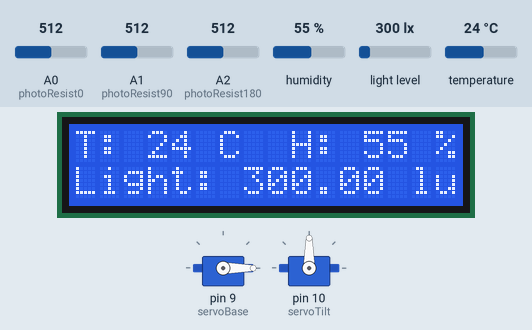
A sketch run on a simulated Arduino Uno, built with avr-gcc and run on an emulated ATmega328P. Parts: 2 × servo, 16×2 character LCD. The inputs (shaded band) are chosen by the test bench; at power-on: A1 (photoResist90) = 512, A2 (photoResist180) = 512, humidity 55 %, light level 300 lx, temperature 24 °C, A0 (photoResist0) = 512. What the sketch prints to the serial monitor is not drawn.

Above: at 4.7 s.
4.8 s: A1 (photoResist90) set to 527
At 6.0 s:
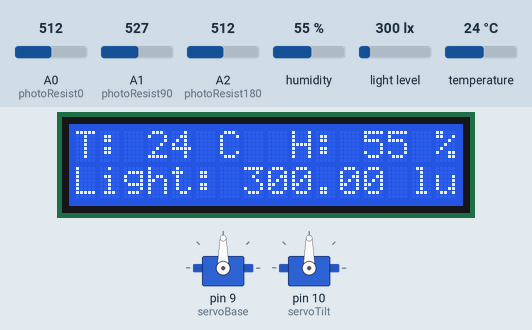
6.7 s: A2 (photoResist180) set to 538
At 8.6 s:
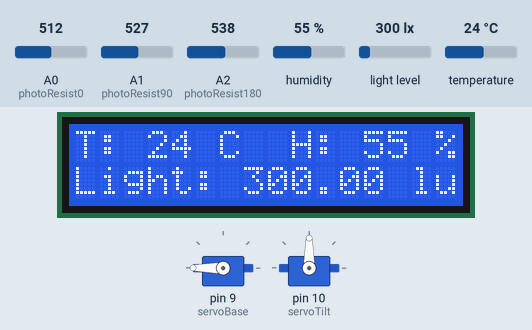
8.9 s: humidity set to 22 %
At 11.8 s:
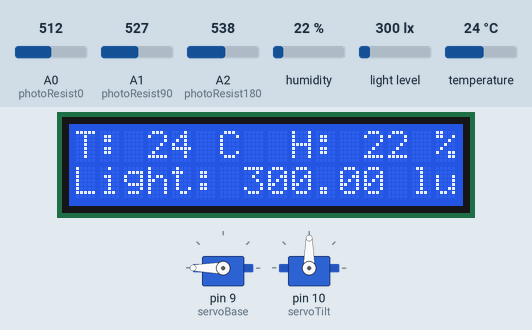
12.1 s: light level set to 40 lx
At 14.8 s:
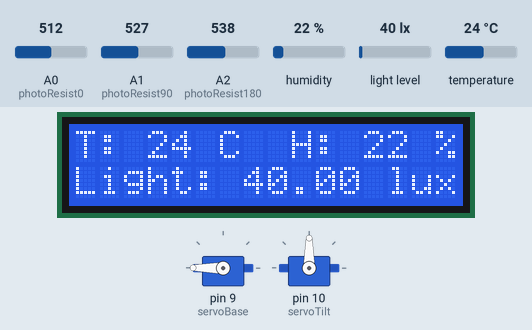
15.4 s: temperature set to 12 °C
At 16.4 s:
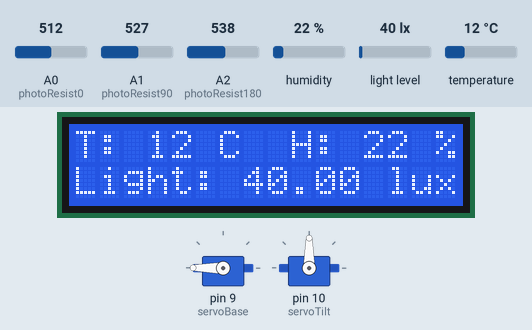
17.6 s: light level set to 500 lx
At 20.6 s:
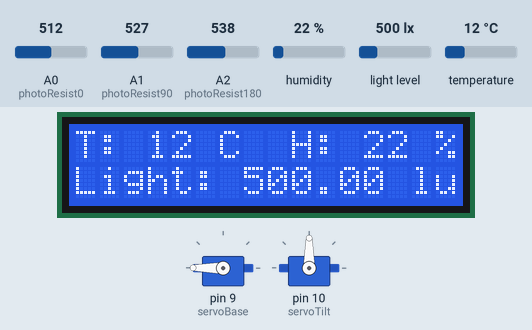
Timing chart, 0 to 21.8 s (numbered marks = the images above; inputs shaded):
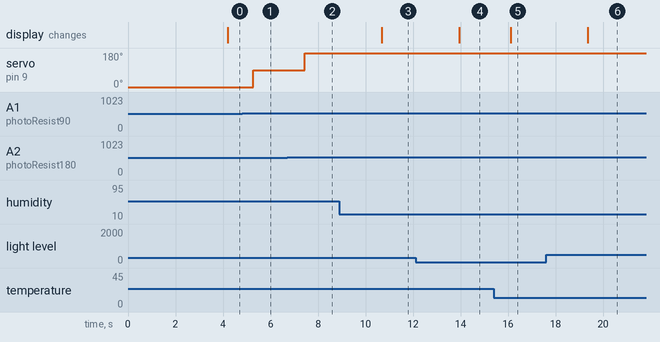

Measured:
- the behaviour switches between 512 and 513 on A1 (photoResist90) (found by bisection; images 0 and 1)
- the behaviour switches between 527 and 528 on A2 (photoResist180) (found by bisection; images 1 and 2)
- after the input at 4.8 s, servo on pin 9 (servoBase): 0° → 90° after 0.47 s
- after the input at 6.7 s, servo on pin 9 (servoBase): 90° → 180° after 0.74 s
- after the input at 8.9 s, the display: changes after 1.8 s (image 3)
- after the input at 12.1 s, the display: changes after 1.8 s (image 4)
- after the input at 15.4 s, the display: changes after 0.70 s (image 5)
- after the input at 17.6 s, the display: changes after 1.7 s (image 6)

The sketch:

SolarTracker.ino
```cpp
#include <Servo.h>
#include <BH1750.h>
#include <Wire.h>
#include <DHT11.h>
#include <LiquidCrystal_I2C.h>

// Create two Servo objects
Servo servoBase;   // Connected to D9 - rotates the platform
Servo servoTilt;   // Connected to D10 - tilts the panel
BH1750 lightMeter; //communicates over the I2C bus
DHT11 dht11(8); //Connected to D8, acquires Humidity and Temperature Values
LiquidCrystal_I2C lcd(0x27, 16, 2);


const int photoResist0 = A0;
const int photoResist90 = A1;
const int photoResist180 = A2;

// Timing variables
unsigned long previousMillis = 0;
const long interval = 1000;

void setup() {
  // Attach the servos to pins
  servoBase.attach(9);
  servoTilt.attach(10);

  // Optional: Initialize Serial for debugging
  Serial.begin(9600);
  Wire.begin();
  lightMeter.begin();
  Serial.println("Starting Servo Test...");
  servoBase.write(0);
  Serial.println("Starting Lightmeter Test...");

  lcd.begin(16,2);
  lcd.backlight();
  lcd.setCursor(0,0);
  lcd.print("Starting...");
  printFlashScreen();
}

void printFlashScreen(){
  lcd.clear();
  lcd.setCursor(0,0); //first column, first row
  lcd.print("By:Mrve,Xhoi,Vic");
  lcd.setCursor(0,1); //first column, second row
  lcd.print("Drba,Cdrt,Arj");
  delay(3000);
}

int returnTurnAngle(int l0, int l1, int l2){
  int maxLight = l0;
  int turnAngle = 0;
  if (l1>maxLight){
    maxLight = l1;
    turnAngle = 90;
  }
  if (l2>maxLight){
    maxLight = l2;
    turnAngle = 180;
  }
  return turnAngle;
}

void loop() {
  unsigned long currentMillis = millis(); //for non-blocking delays
  if (currentMillis - previousMillis >= interval){
    previousMillis = currentMillis;
    float lux = lightMeter.readLightLevel();
    int hum = dht11.readHumidity();
    int temp = dht11.readTemperature();

    int light0 = analogRead(photoResist0);
    int light90 = analogRead(photoResist90);
    int light180 = analogRead(photoResist180);

    if (isnan(temp)||isnan(hum)){
      lcd.clear();
      lcd.print("DHT Err");
      delay(1000);
      return;
    }
    lcd.clear();

    // Display temperature and humidity on the first row
    lcd.setCursor(0, 0);  // Set cursor to first row
    lcd.print("T: ");
    lcd.print(temp);    // Print temperature
    lcd.print(" C  H: ");
    lcd.print(hum);       // Print humidity
    lcd.print(" %");

    // Display light intensity on the second row
    lcd.setCursor(0, 1);  // Set cursor to second row
    lcd.print("Light: ");
    lcd.print(lux);  // Print light intensity value
    lcd.print(" lux");
    int turnAngle = returnTurnAngle(light0,light90,light180);
    servoBase.write(turnAngle);

  }
}
```
